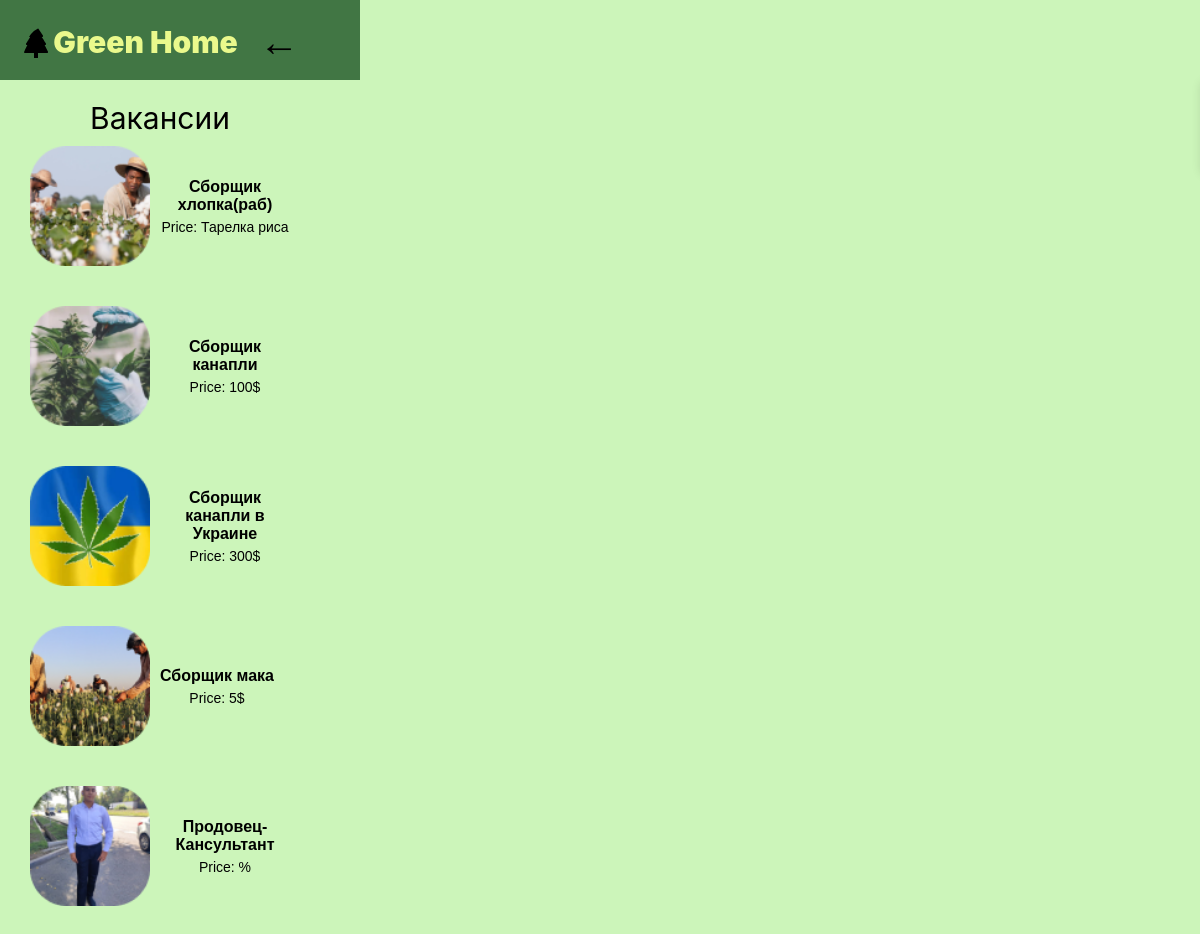
Screenshot of /job with the database file from the repository.
### tua_app/models.py (models this page shows, shortened)
class vak(models.Model):
    title = models.CharField('Название', max_length=255)
    category = models.ForeignKey('Category', on_delete=models.CASCADE, verbose_name="Выберите категорию")
    price = models.TextField('Плата', max_length=255)
    image = models.ImageField(upload_to='jobs_images/', blank=True, null=True, verbose_name="Изображение")
    class Meta:
        verbose_name = "Вансия"
        verbose_name_plural = "Вакансии"

### tua_app/views.py (the view)
# urls.py: path('job', views.job, name="job"),
def job(request):
    categories = Category.objects.all()
    vaks = vak.objects.all()
    context = {
        'categories': categories,
        'vaks': vaks
    }
    return render(request, "./seven.html", context)

### tua_app/templates/seven.html (shortened to what this page needs)
{%load static%}
<!DOCTYPE html>
<html lang="en">
<head>
    <link rel="stylesheet" href="{%static './css/seven.css'%}">
</head>
<body>
    <div class="container">
        <header>
            <div class="con">
                <img src="{%static './photo/Vector (2).png'%}" class="logo" />
                <p class="head-txt">Green Home</p>
                <a href="{%url 'home'%}" class="back-arrow">←</a>
            </div>
        </header>
        <div class="content">
            <p class="s">Вакансии</p>
            <div class="product">
                {% for vak in vaks %}
                <div class="vacancy-item">
                    <img class="wq" src="{{ vak.image.url }}" alt="Cotton picker" />
                    <div class="vacancy-details">
                        <h3>{{ vak.title }}</h3>
                        <p>Price: {{ vak.price }}</p>
                    </div>
                </div>
                {% endfor %}
            </div>
        </div>
    </div>
</body>
</html>

### tua_app/static/css/seven.css (style rules this page uses)
* { box-sizing: border-box; margin: 0; padding: 0; }
body { font-family: Arial, sans-serif; background-color: #CCF5BA; }
.container { width: 360px; height: 800px; top: -360px; left: 220px; gap: 0px; opacity: 0px; }
.con { width: 100%; }
header { width: 360px; height: 80px; padding: 0px 20px 0px 20px; gap: 0px; opacity: 0px; background: #417644; display: inline-block; }
.con { width: 320px; height: 80px; left: 20px; padding: 24px 41px 20px 0px; gap: 0px; opacity: 0px; display: flex; align-items: center; }
.head-txt { width: 238px; height: 36px; top: 24px; left: 41px; gap: 0px; opacity: 0px; font-family: Inter; font-size: 30px; font-weight: 900; line-height: 36.31px; text-align: center; color: #EAF98C; }
.logo { width: 32px; height: 32px; top: 24px; padding: 0px 4px 0px 4px; gap: 0px; opacity: 0px; color: black; }
.s { font-family: Inter; font-size: 30px; font-weight: 400; line-height: 36.31px; text-align: center; }
.back-arrow { padding-left: 20px; font-size: 40px; text-decoration: none; color: black; }
.content { display: flex; background-color: #CCF5BA; padding: 20px; border-bottom-left-radius: 8px; border-bottom-right-radius: 8px; flex-direction: column; max-width: 320px; }
.product { display: flex; flex-direction: column; }
.vacancy-item { padding: 10px; margin-bottom: 20px; display: flex; flex-direction: row; justify-content: flex-start; align-items: center; }
img { width: 120px; height: 120px; top: 62px; left: 14px; gap: 0px; border-radius: 30px 0px 0px 0px; opacity: 0px; }
.vacancy-details h3 { margin: 0; font-size: 16px; text-align: center; padding-left: 10px; }
.vacancy-details p { margin: 5px 0 0; font-size: 14px; text-align: center; padding-left: 10px; }

### rows the page displays
vak: image (picture), title "Сборщик хлопка(раб)", price "Тарелка риса"
vak: image (picture), title "Сборщик канапли", price "100$"
vak: image (picture), title "Сборщик канапли в Украине", price "300$"
vak: image (picture), title "Сборщик мака", price "5$"
vak: image (picture), title "Продовец-Кансультант", price "%"
